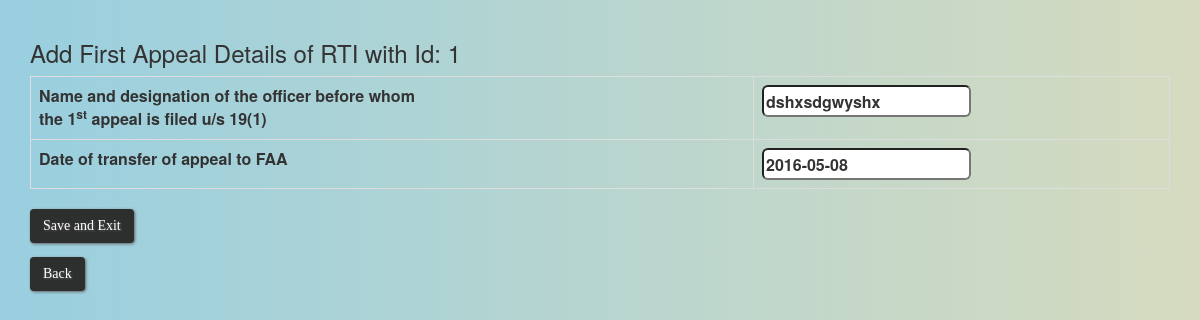
The app's page /appeal.php?id=1, older data.
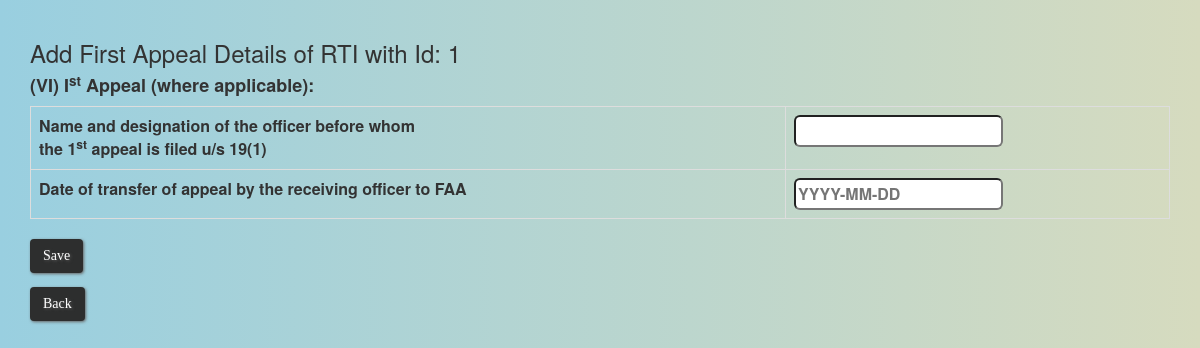
The same page, newer data.
### tables this page shows
CREATE TABLE `first_appeal` (
  `id` int(11) NOT NULL,
  `appeal_info` varchar(50) NOT NULL,
  `transfer_date` date NOT NULL
);

### appeal.php (the view, shortened to what this page needs)
<html>
<head>
	<link rel="stylesheet" href="css/background.css">
	<link rel="stylesheet" href="bootstrap/css/bootstrap.min.css">
</head>
<body>
	<div class="container">
	<?php
		$Id = $_GET['id'];
		echo "<br><h3>Add First Appeal Details of RTI with Id: ".$Id."</h3>";
		include 'config_database.php';
		$query = " SELECT * FROM first_appeal WHERE id=".$Id.";";
		$r = mysqli_query($con, $query);
		$res = mysqli_fetch_assoc($r);
		if($res) {
	?>
			<form action = "appeal_query.php" method ="post">
				<table class="table table-bordered">
					<tr>
						<th> Name and designation of the officer before whom <br>the 1<sup>st</sup> appeal is filed u/s 19(1)</th>
						<th><input type="text" style="height:32px" name="appeal_info" id="Name" value=<?php echo $res['appeal_info']; ?>></th>
					</tr>
					<tr>
						<th>Date of transfer of appeal to FAA</th>
						<th><input type="text" style="height:32px" name="transfer_date" id="Name" value=<?php echo $res['transfer_date']; ?> placeholder="YYYY-MM-DD"></th>
					</tr>
		</table>
				<input type="submit" name="submitappeal" id="Save_appeal" class=btn value="Save and Exit" class="btnsaveappeal"></th>
			</form>
	<?php
			echo "<a class=btn href='ongoing_rti_option.php?id=".$Id."''>Back</a>" ;
		}
		else {
	?>
			<h4><strong>(VI) I<sup>st</sup> Appeal (where applicable):</strong></h4>
			<form action = "appeal_query.php" method ="post">
				<table class="table table-bordered">
					<tr>
						<th> Name and designation of the officer before whom <br>the 1<sup>st</sup> appeal is filed u/s 19(1)</th>
						<th><input type="text" style="height:32px" name="appeal_info" id="Name" value="" placeholder=""></th>
					</tr>
					<tr>
						<th>Date of transfer of appeal by the receiving officer to FAA</th>
						<th><input type="text" style="height:32px" name="transfer_date" id="Name" value="" placeholder="YYYY-MM-DD"></th>
					</tr>
				</table>
				<input type="submit" name="submitappeal" id="Save_appeal" class=btn value="Save " class="btnsaveappeal"></th>
			</form>
			<?php
			echo "<a class=btn href='ongoing_rti_option.php?id=".$Id."''>Back</a>" ;
		}
		?>
	</div>
</body>
</html>

Row changes from the older to the newer data that the page shows:
removed first_appeal: appeal_info "dshxsdgwyshx", transfer_date "2016-05-08"
Text that changed along with them:
form field submitappeal: (not shown) → "Save"
form field submitappeal: "Save and Exit" → (not shown)
text no longer shown: "Date of transfer of appeal to FAA"
text now shown: "(VI) I Appeal (where applicable): Date of transfer of appeal by the receiving officer to FAA"
